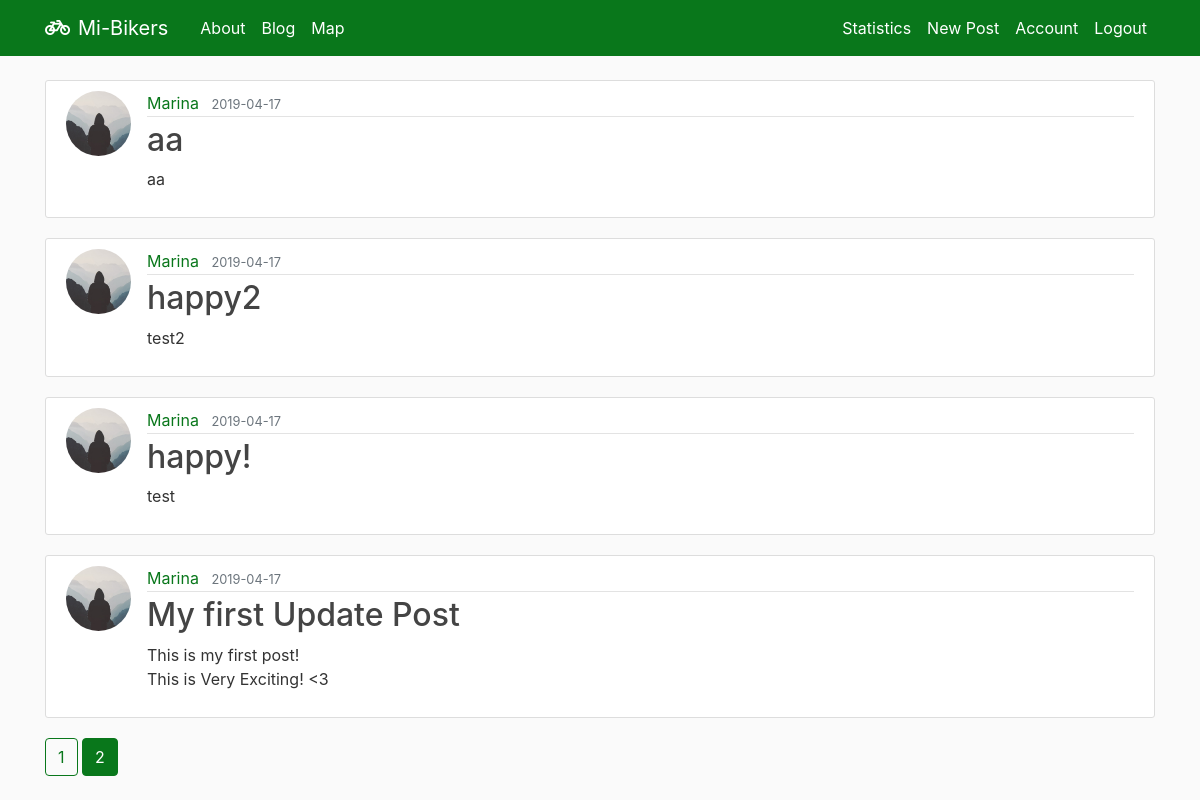
The page /blog?page=2 (signed in) on the database its author committed.
### flaskblog/models.py (models this page shows, shortened)
class Post(db.Model):
    id = db.Column(db.Integer, primary_key=True)
    title = db.Column(db.String(100), nullable=False)
    date_posted = db.Column(db.DateTime, nullable=False, default=datetime.utcnow)
    content = db.Column(db.Text, nullable=False)
    user_id = db.Column(db.Integer, db.ForeignKey('user.id'), nullable=False)

class User(db.Model, UserMixin):
    id = db.Column(db.Integer, primary_key=True)
    username = db.Column(db.String(20), unique=True, nullable=False)
    email = db.Column(db.String(120), unique=True, nullable=False)
    image_file = db.Column(db.String(20), nullable=False, default='default.jpg')
    password = db.Column(db.String(60), nullable=False)
    posts = db.relationship('Post', backref='author', lazy=True)

### flaskblog/main/routes.py (the view)
@main.route("/blog")
def blog():
    page = request.args.get('page', 1, type=int)
    posts = Post.query.order_by(Post.date_posted.desc()).paginate(page=page, per_page=5)
    return render_template('blog.html', posts=posts)

### flaskblog/models.py (called while the page is built)
@login_manager.user_loader
def load_user(user_id):
    return User.query.get(int(user_id))

### flaskblog/templates/blog.html
{% extends "layout.html" %}
{% block content %}
    {% for post in posts.items %}
        <article class="media content-section">
          <img class="rounded-circle article-img" src="{{ url_for('static', filename='profile_pics/' + post.author.image_file) }}">
          <div class="media-body">
            <div class="article-metadata">
              <a class="mr-2" href="{{ url_for('users.user_posts', username=post.author.username) }}">{{ post.author.username }}</a>
              <small class="text-muted">{{ post.date_posted.strftime('%Y-%m-%d') }}</small>
            </div>
            <h2><a class="article-title" href="{{ url_for('posts.post', post_id=post.id) }}">{{ post.title }}</a></h2>
            <p class="article-content">{{ post.content }}</p>
          </div>
        </article>
    {% endfor %}
    {% for page_num in posts.iter_pages(left_edge=1, right_edge=1, left_current=1, right_current=2) %}
      {% if page_num %}
        {% if posts.page == page_num %}
          <a class="btn btn-info mb-4" href="{{ url_for('main.blog', page=page_num) }}">{{ page_num }}</a>
        {% else %}
          <a class="btn btn-outline-info mb-4" href="{{ url_for('main.blog', page=page_num) }}">{{ page_num }}</a>
        {% endif %}
      {% else %}
        ...
      {% endif %}
    {% endfor %}
{% endblock content %}

### flaskblog/static/css/main.css (style rules this page uses)
body { background: #fafafa; color: #333333; margin-top: 3.5rem; }
a { color: rgb(9, 119, 27); text-decoration: none; background-color: transparent; }
h1, h2, h3, h4, h5, h6 { color: #ff6347; }
.content-section { background: #ffffff; padding: 10px 20px; border: 1px solid #dddddd; border-radius: 3px; margin-bottom: 20px; }
.article-title { color: #444444; }
.article-content { white-space: pre-line; }
.article-img { height: 65px; width: 65px; margin-right: 16px; }
.article-metadata { padding-bottom: 1px; margin-bottom: 4px; border-bottom: 1px solid #e3e3e3 }
.btn-info { color: #fff; background-color: rgb(9, 119, 27); border-color: rgb(9, 119, 27); }
.btn-outline-info { color: rgb(9, 119, 27); background-color: transparent; background-image: none; border-color: rgb(9, 119, 27); }

### rows shown on the page
Post: image_file (placeholder picture), author.username "Marina", date_posted "2019-04-17", title "aa", content "aa"
Post: image_file (placeholder picture), author.username "Marina", date_posted "2019-04-17", title "happy2", content "test2"
Post: image_file (placeholder picture), author.username "Marina", date_posted "2019-04-17", title "happy!", content "test"
Post: image_file (placeholder picture), author.username "Marina", date_posted "2019-04-17", title "My first Update Post", content "This is my first post! This is Very Exciting! <3"

### other values the page prints
{{ page_num }} "1"
{{ page_num }} "2"
